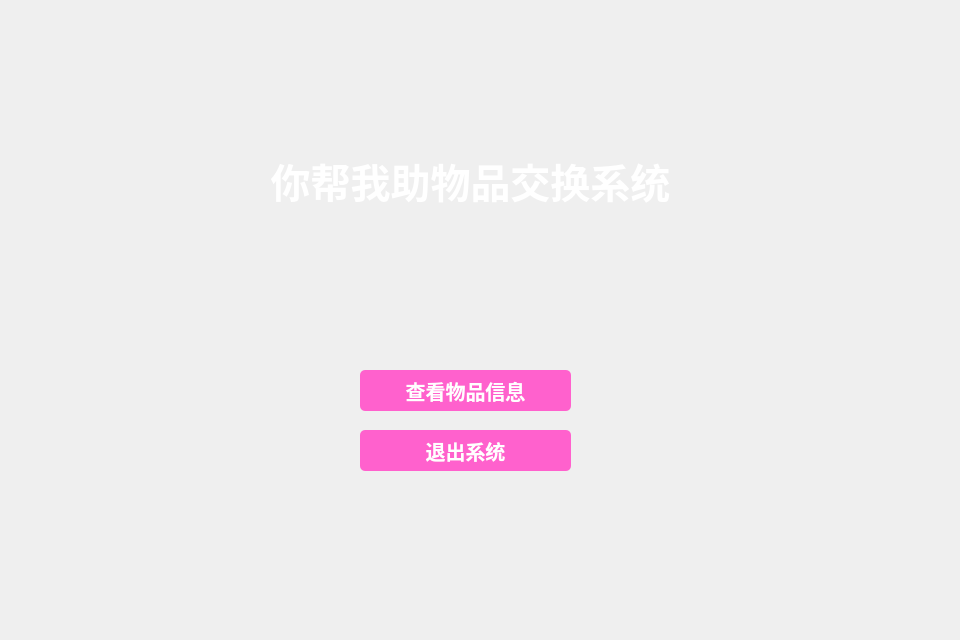
<?xml version="1.0" encoding="UTF-8"?>
<ui version="4.0">
 <class>MainWindow</class>
 <widget class="QWidget" name="MainWindow">
  <property name="geometry">
   <rect>
    <x>0</x>
    <y>0</y>
    <width>960</width>
    <height>640</height>
   </rect>
  </property>
  <property name="minimumSize">
   <size>
    <width>960</width>
    <height>640</height>
   </size>
  </property>
  <property name="maximumSize">
   <size>
    <width>960</width>
    <height>640</height>
   </size>
  </property>
  <property name="windowTitle">
   <string>你帮我助</string>
  </property>
  <property name="windowIcon">
   <iconset resource="iamges.qrc">
    <normaloff>:/icon.jpg</normaloff>:/icon.jpg</iconset>
  </property>
  <property name="styleSheet">
   <string notr="true">QStackedWidget#stackedWidget
{border-image: url(:/bk.jpg);}
QStackedWidget#stackedWidget QPushButton
{
	border:none;
	border-radius:5px;
	background-color: rgb(255, 97, 205);
	color:white;
}
QStackedWidget#stackedWidget QPushButton:hover
{background-color: rgb(255, 133, 239);}
QLabel{color: rgb(255, 255, 255);}
QLineEdit{border-radius:6px;}
</string>
  </property>
  <widget class="QStackedWidget" name="stackedWidget">
   <property name="geometry">
    <rect>
     <x>0</x>
     <y>0</y>
     <width>960</width>
     <height>640</height>
    </rect>
   </property>
   <property name="sizePolicy">
    <sizepolicy hsizetype="Minimum" vsizetype="Maximum">
     <horstretch>0</horstretch>
     <verstretch>0</verstretch>
    </sizepolicy>
   </property>
   <property name="minimumSize">
    <size>
     <width>960</width>
     <height>640</height>
    </size>
   </property>
   <property name="maximumSize">
    <size>
     <width>960</width>
     <height>640</height>
    </size>
   </property>
   <property name="currentIndex">
    <number>0</number>
   </property>
   <widget class="QWidget" name="menuPage">
    <widget class="QPushButton" name="SearchBtn">
     <property name="geometry">
      <rect>
       <x>360</x>
       <y>370</y>
       <width>211</width>
       <height>41</height>
      </rect>
     </property>
     <property name="font">
      <font>
       <pointsize>15</pointsize>
       <bold>true</bold>
      </font>
     </property>
     <property name="text">
      <string>查看物品信息</string>
     </property>
    </widget>
    <widget class="QPushButton" name="ExitBtn">
     <property name="geometry">
      <rect>
       <x>360</x>
       <y>430</y>
       <width>211</width>
       <height>41</height>
      </rect>
     </property>
     <property name="font">
      <font>
       <pointsize>15</pointsize>
       <bold>true</bold>
      </font>
     </property>
     <property name="text">
      <string>退出系统</string>
     </property>
    </widget>
    <widget class="QLabel" name="Logo">
     <property name="geometry">
      <rect>
       <x>210</x>
       <y>100</y>
       <width>521</width>
       <height>161</height>
      </rect>
     </property>
     <property name="font">
      <font>
       <pointsize>30</pointsize>
       <bold>true</bold>
      </font>
     </property>
     <property name="text">
      <string>你帮我助物品交换系统</string>
     </property>
     <property name="alignment">
      <set>Qt::AlignCenter</set>
     </property>
    </widget>
   </widget>
   <widget class="QWidget" name="UserPage">
    <widget class="QPushButton" name="backBtn">
     <property name="geometry">
      <rect>
       <x>50</x>
       <y>10</y>
       <width>93</width>
       <height>29</height>
      </rect>
     </property>
     <property name="font">
      <font>
       <pointsize>12</pointsize>
       <bold>true</bold>
      </font>
     </property>
     <property name="text">
      <string>返回</string>
     </property>
    </widget>
    <widget class="QTableWidget" name="tableWidget">
     <property name="geometry">
      <rect>
       <x>50</x>
       <y>110</y>
       <width>861</width>
       <height>491</height>
      </rect>
     </property>
     <property name="sizePolicy">
      <sizepolicy hsizetype="Preferred" vsizetype="Expanding">
       <horstretch>0</horstretch>
       <verstretch>0</verstretch>
      </sizepolicy>
     </property>
     <property name="styleSheet">
      <string notr="true"/>
     </property>
     <property name="showGrid">
      <bool>true</bool>
     </property>
     <attribute name="horizontalHeaderVisible">
      <bool>true</bool>
     </attribute>
     <attribute name="horizontalHeaderCascadingSectionResizes">
      <bool>false</bool>
     </attribute>
     <attribute name="horizontalHeaderMinimumSectionSize">
      <number>50</number>
     </attribute>
     <attribute name="horizontalHeaderDefaultSectionSize">
      <number>130</number>
     </attribute>
     <attribute name="horizontalHeaderHighlightSections">
      <bool>true</bool>
     </attribute>
     <attribute name="horizontalHeaderShowSortIndicator" stdset="0">
      <bool>false</bool>
     </attribute>
     <attribute name="horizontalHeaderStretchLastSection">
      <bool>true</bool>
     </attribute>
     <attribute name="verticalHeaderVisible">
      <bool>false</bool>
     </attribute>
     <attribute name="verticalHeaderCascadingSectionResizes">
      <bool>true</bool>
     </attribute>
     <attribute name="verticalHeaderDefaultSectionSize">
      <number>31</number>
     </attribute>
     <attribute name="verticalHeaderHighlightSections">
      <bool>true</bool>
     </attribute>
     <attribute name="verticalHeaderShowSortIndicator" stdset="0">
      <bool>false</bool>
     </attribute>
     <attribute name="verticalHeaderStretchLastSection">
      <bool>false</bool>
     </attribute>
    </widget>
    <widget class="QPushButton" name="addBtn">
     <property name="geometry">
      <rect>
       <x>160</x>
       <y>70</y>
       <width>81</width>
       <height>29</height>
      </rect>
     </property>
     <property name="font">
      <font>
       <pointsize>12</pointsize>
       <bold>true</bold>
      </font>
     </property>
     <property name="text">
      <string>添加</string>
     </property>
    </widget>
    <widget class="QPushButton" name="delBtn">
     <property name="geometry">
      <rect>
       <x>270</x>
       <y>70</y>
       <width>81</width>
       <height>29</height>
      </rect>
     </property>
     <property name="font">
      <font>
       <pointsize>12</pointsize>
       <bold>true</bold>
      </font>
     </property>
     <property name="text">
      <string>删除</string>
     </property>
    </widget>
    <widget class="QPushButton" name="SearchBtn_2">
     <property name="geometry">
      <rect>
       <x>830</x>
       <y>70</y>
       <width>81</width>
       <height>29</height>
      </rect>
     </property>
     <property name="font">
      <font>
       <pointsize>12</pointsize>
       <bold>true</bold>
      </font>
     </property>
     <property name="text">
      <string>搜索</string>
     </property>
    </widget>
    <widget class="QPushButton" name="ExitBtn_2">
     <property name="geometry">
      <rect>
       <x>820</x>
       <y>10</y>
       <width>93</width>
       <height>29</height>
      </rect>
     </property>
     <property name="font">
      <font>
       <pointsize>12</pointsize>
       <bold>true</bold>
      </font>
     </property>
     <property name="text">
      <string>退出</string>
     </property>
    </widget>
    <widget class="QLineEdit" name="lineEdit">
     <property name="geometry">
      <rect>
       <x>470</x>
       <y>70</y>
       <width>351</width>
       <height>31</height>
      </rect>
     </property>
     <property name="placeholderText">
      <string>请输入物品名称</string>
     </property>
    </widget>
    <widget class="QPushButton" name="changeBtn">
     <property name="geometry">
      <rect>
       <x>50</x>
       <y>68</y>
       <width>81</width>
       <height>31</height>
      </rect>
     </property>
     <property name="font">
      <font>
       <pointsize>12</pointsize>
       <bold>true</bold>
      </font>
     </property>
     <property name="text">
      <string>修改</string>
     </property>
    </widget>
    <widget class="QPushButton" name="refreshBtn">
     <property name="geometry">
      <rect>
       <x>380</x>
       <y>70</y>
       <width>81</width>
       <height>29</height>
      </rect>
     </property>
     <property name="font">
      <font>
       <pointsize>12</pointsize>
       <bold>true</bold>
      </font>
     </property>
     <property name="text">
      <string>刷新</string>
     </property>
    </widget>
    <widget class="QLabel" name="label">
     <property name="geometry">
      <rect>
       <x>720</x>
       <y>610</y>
       <width>191</width>
       <height>20</height>
      </rect>
     </property>
     <property name="font">
      <font>
       <pointsize>10</pointsize>
       <bold>true</bold>
      </font>
     </property>
     <property name="styleSheet">
      <string notr="true">color: rgb(0, 0, 0);</string>
     </property>
     <property name="text">
      <string/>
     </property>
    </widget>
   </widget>
  </widget>
 </widget>
 <resources>
  <include location="iamges.qrc"/>
 </resources>
 <connections/>
</ui>
